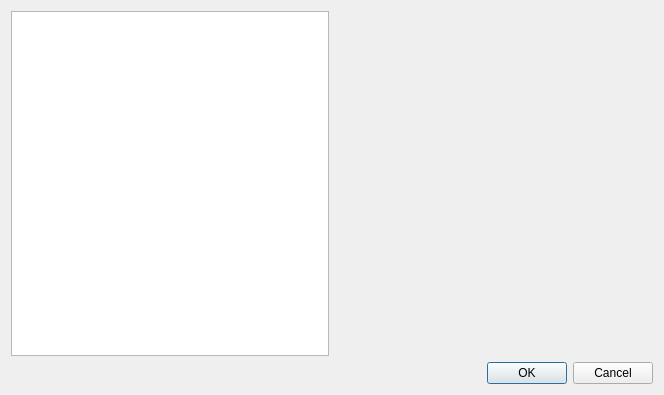
<?xml version="1.0" encoding="UTF-8"?>
<ui version="4.0">
 <class>OptionsDialog</class>
 <widget class="QDialog" name="OptionsDialog">
  <property name="geometry">
   <rect>
    <x>0</x>
    <y>0</y>
    <width>664</width>
    <height>395</height>
   </rect>
  </property>
  <property name="windowTitle">
   <string>Dialog</string>
  </property>
  <layout class="QVBoxLayout" name="verticalLayout">
   <item>
    <layout class="QHBoxLayout" name="horizontalLayout">
     <item>
      <widget class="QListView" name="_listItems"/>
     </item>
     <item>
      <widget class="QStackedWidget" name="_stackedPages">
       <widget class="QWidget" name="page"/>
       <widget class="QWidget" name="page_2"/>
      </widget>
     </item>
    </layout>
   </item>
   <item>
    <widget class="QDialogButtonBox" name="_buttonBox">
     <property name="orientation">
      <enum>Qt::Horizontal</enum>
     </property>
     <property name="standardButtons">
      <set>QDialogButtonBox::Cancel|QDialogButtonBox::Ok</set>
     </property>
    </widget>
   </item>
  </layout>
 </widget>
 <resources/>
 <connections>
  <connection>
   <sender>_buttonBox</sender>
   <signal>accepted()</signal>
   <receiver>OptionsDialog</receiver>
   <slot>accept()</slot>
   <hints>
    <hint type="sourcelabel">
     <x>248</x>
     <y>254</y>
    </hint>
    <hint type="destinationlabel">
     <x>157</x>
     <y>274</y>
    </hint>
   </hints>
  </connection>
  <connection>
   <sender>_buttonBox</sender>
   <signal>rejected()</signal>
   <receiver>OptionsDialog</receiver>
   <slot>reject()</slot>
   <hints>
    <hint type="sourcelabel">
     <x>316</x>
     <y>260</y>
    </hint>
    <hint type="destinationlabel">
     <x>286</x>
     <y>274</y>
    </hint>
   </hints>
  </connection>
 </connections>
</ui>
